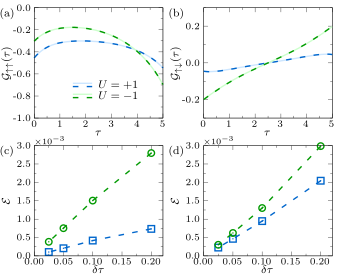

Write the gnuplot code that produced this figure.
set term epslatex standalone size 8.6cm,7cm font ",8" header\
'\usepackage{scalerel}'

lw = 4



# set linestyle 1 lw lw lc rgb "#000080"
# set linestyle 2 lw lw lc rgb "#DDDDFF"
# set linestyle 3 lw lw lc rgb "#AAAAFF"
# set linestyle 4 lw lw lc rgb "#5555FF"
# set linestyle 5 lw lw lc rgb "#0000FF"

# set linestyle 6 lw lw lc rgb "#800000"
# set linestyle 7 lw lw lc rgb "#FFDDDD"
# set linestyle 8 lw lw lc rgb "#FFAAAA"
# set linestyle 9 lw lw lc rgb "#FF5555"
# set linestyle 10 lw lw lc rgb "#FF0000"

# set linestyle 1 lw lw lc rgb "pink"
# set linestyle 2 lw lw lc rgb "red"
# set linestyle 3 lw lw lc rgb "#90EE90"
# set linestyle 4 lw lw lc rgb "#009E73"
# set linestyle 5 lw lw lc rgb "#1E90FF"
# set linestyle 6 lw lw lc rgb "blue"
# set linestyle 7 lw lw lc rgb "violet"
# set linestyle 8 lw lw lc rgb "dark-violet"
# set linestyle 9 lw lw lc rgb "#DEB887"
# set linestyle 10 lw lw lc rgb "#CD853F"

set linestyle 1 lw lw lc rgb "#CCE5FF"
set linestyle 2 lw lw lc rgb "#0066CC"
set linestyle 3 lw lw lc rgb "#CCFFCC"
set linestyle 4 lw lw lc rgb "#009900"

set out "fig.tex"
set multiplot


# main Figure
set xrange [-0.05:1.05]
set yrange [0:0.55]
set ytics 0,0.1,0.5 offset 0.5,0
set format x '\small{%g}'
set format y '\small{%.1f}'
set xlabel '$\tau$' offset 0,1.2
set ylabel '$\mathcal{G}_{\uparrow\uparrow}(\tau)$' offset 3.5,0
set key Left maxrows 4 samplen 3 width -7 vertical spacing 0.9 offset 0,0.1
#set key samplen 1 maxcolumns 1
set lmargin 0
set rmargin 0
set tmargin 0
set bmargin 0

w=0.38
h=0.4

# (a)
set size w,h
set origin 0.1,0.57
set xrange [0:5]
set xtics 0,1,5 offset 0,0.48
set yrange [-1:0]
set ytics -1,0.2,1
set mxtics 2
set mytics 2
set ylabel '$\mathcal{G}_{\uparrow\uparrow}(\tau)$' offset 3.5,0
set label '(a)' at graph -0.27,0.95
set label '$U=+1$' at graph 0.5,0.3
set arrow from graph 0.3,0.315 to graph 0.45,0.315 ls 1 nohead
set arrow from graph 0.3,0.285 to graph 0.45,0.285 ls 2 dt 2 nohead
set label '$U=-1$' at graph 0.5,0.2
set arrow from graph 0.3,0.215 to graph 0.45,0.215 ls 3 nohead
set arrow from graph 0.3,0.185 to graph 0.45,0.185 ls 4 dt 2 nohead
plot "ed_uup.dat" u 1:2 w l ls 1 notitle,\
     "uup.dat" u 1:2 w l ls 2 dt 2 notitle,\
     "ed_uum.dat" u 1:2 w l ls 3 notitle,\
     "uum.dat" u 1:2 w l ls 4 dt 2 notitle

     

# (b)
unset label
unset arrow
set size w,h
set origin 0.6,0.57
set label '(b)' at graph -0.27,0.95
set yrange [-0.3:0.3]
set ylabel '$\mathcal{G}_{\uparrow\downarrow}(\tau)$' offset 3.5,0
plot "ed_udp.dat" u 1:2 w l ls 1 notitle,\
     "udp.dat" u 1:2 w l ls 2 dt 2 notitle,\
     "ed_udm.dat" u 1:2 w l ls 3 notitle,\
     "udm.dat" u 1:2 w l ls 4 dt 2 notitle
     
# (c)
unset label
set size w,h
set origin 0.1,0.07
set key bottom
set yrange [0:3]
set ytics 0,0.5,3
set xrange [0:0.22]
set xtics 0,0.05,0.2
set format x '\small{%.2f}'
set label '(c)' at graph -0.27,0.95
set ylabel '$\mathcal{E}$' offset 2.5,0
set xlabel '$\delta\tau$'
set label '$\scriptstyle\times10^{-3}$' at graph 0,1.04
plot "uup_dt.dat" u 1:($2*1e3) w lp ls 2 dt 2 pt 4 ps 1.5 notitle,\
     "uum_dt.dat" u 1:($2*1e3) w lp ls 4 dt 2 pt 6 ps 1.5 notitle
     

# (d)
set size w,h
set origin 0.6,0.07
unset label
set label '(d)' at graph -0.27,0.95
set label '$\scriptstyle\times10^{-3}$' at graph 0,1.04
plot "udp_dt.dat" u 1:($2*1e3) w lp ls 2 dt 2 pt 4 ps 1.5 notitle,\
     "udm_dt.dat" u 1:($2*1e3) w lp ls 4 dt 2 pt 6 ps 1.5 notitle
